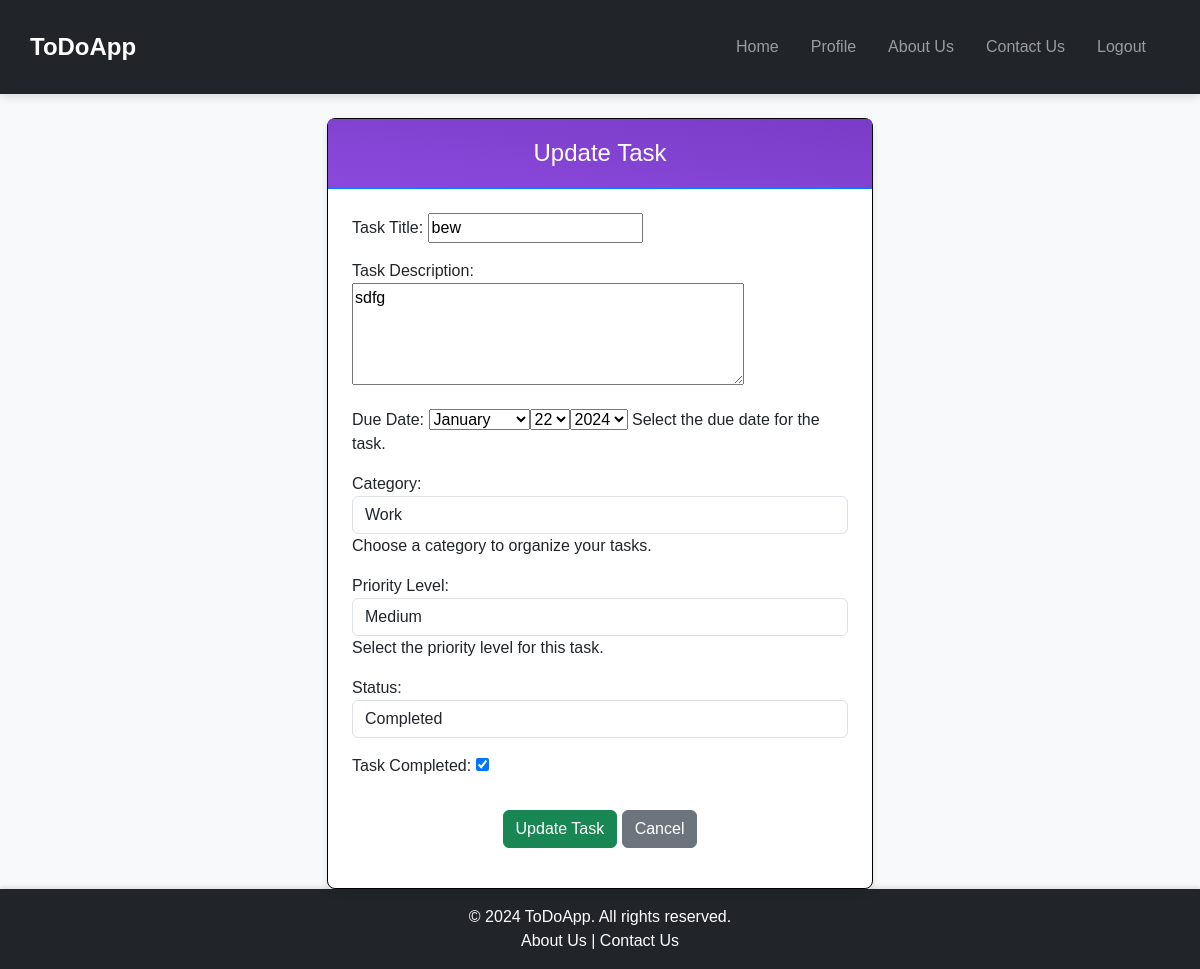
The app's page /task/update/6/ (signed in) with its own data.
### core/models.py (models this page shows, shortened)
class Task(models.Model):
    title = models.CharField(max_length=200, blank=False, null=True, verbose_name="Task Title")
    description = models.TextField(blank=True, null=True, verbose_name="Task Description")
    due_date = models.DateField(blank=True, null=True, verbose_name="Due Date")
    category = models.ForeignKey(Category, on_delete=models.CASCADE, verbose_name="Category")
    priority = models.ForeignKey(Priority, on_delete=models.CASCADE, verbose_name="Priority Level")
    status = models.ForeignKey(Status, on_delete=models.CASCADE, verbose_name="Status", default=1)
    is_completed = models.BooleanField(default=False, verbose_name="Completed")
    created_at = models.DateTimeField(default=timezone.now, verbose_name="Created At")
    updated_at = models.DateTimeField(auto_now=True, verbose_name="Updated At")
    user = models.ForeignKey(User, on_delete=models.CASCADE, verbose_name="Assigned User")
    todo_list = models.ForeignKey(ToDoList, on_delete=models.CASCADE, related_name="tasks")

### core/views.py (the view)
# urls.py: path('task/update/<int:pk>/', update_task, name='update_task'), # Update Task: Form for updating an existing task. The task must be associated with the logged-in user.
@login_required
def update_task(request, pk):
    current_task_to_update = get_object_or_404(Task, id=pk, user=request.user)
    the_updated_form = TaskForm(instance=current_task_to_update)
    if request.method == 'POST':
        the_updated_form = TaskForm(request.POST, instance=current_task_to_update)
        if the_updated_form.is_valid():
            the_updated_form.save()
            messages.success(request, 'Task updated successfully!')
            return redirect('view_all_tasks', pk=current_task_to_update.todo_list.pk)
    context = {
        'the_form': the_updated_form,
        'task': current_task_to_update
    }
    return render(request=request, template_name='ToDoApp/update_task.html', context=context)

### core/models.py (called while the page is built)
    def __str__(self):
        return self.name

    def __str__(self):
        return self.name

    def __str__(self):
        return self.name

### templates/ToDoApp/update_task.html (shortened to what this page needs)
{% extends 'ToDoApp/base.html' %}
{% load static %}
{% block head %}
<link rel="stylesheet" href="{% static 'css/update_task.css' %}">
{% endblock %}
{% block content %}
<div class="container mt-4">
    <div class="row justify-content-center">
        <div class="col-md-8 col-lg-6">
            <div class="card border-primary">
                <div class="card-header bg-primary text-white">
                    <h3 class="card-title text-center">Update Task</h3>
                </div>
                <div class="card-body">
                    <form method="post" class="form-group">
                        {{ the_form.as_p }}
                        <div class="form-group text-center">
                            <button type="submit" class="btn btn-success">Update Task</button>
                            <a href="{% url 'view_all_tasks' pk=task.todo_list.pk %}" class="btn btn-secondary ml-2">Cancel</a>
                        </div>
                    </form>
                </div>
            </div>
        </div>
    </div>
</div>
{% endblock %}

### static/css/style.css (style rules this page uses)
body { font-family: 'Segoe UI', Tahoma, Geneva, Verdana, sans-serif; margin: 0; display: flex; flex-direction: column; min-height: 100vh; }

### static/css/update_task.css (style rules this page uses)
body { background-color: #f8f9fa; font-family: Arial, sans-serif; }
.card { border-radius: 8px; box-shadow: 0 4px 8px rgba(0, 0, 0, 0.1); border: 1px solid #000 !important; }
.card-header { background-image: linear-gradient(to right top, #8b49dc, #7a3cc7); color: #fff; text-align: center; padding: 20px; font-size: 1.5rem; font-weight: bold; border-radius: 10px 10px 0 0; border-bottom: 1px solid #007bff; }
.card-title { margin: 0; font-size: 1.5rem; font-weight: 500; }
.card-body { padding: 1.5rem; }
.form-group { margin-bottom: 1rem; }
.form-group .btn { margin-top: 1rem; }
.btn-secondary { background-color: #6c757d; border-color: #6c757d; }

### records on screen
Task: title "bew", description "sdfg", category "Work", priority "Medium", status "Completed", is_completed "☑"
